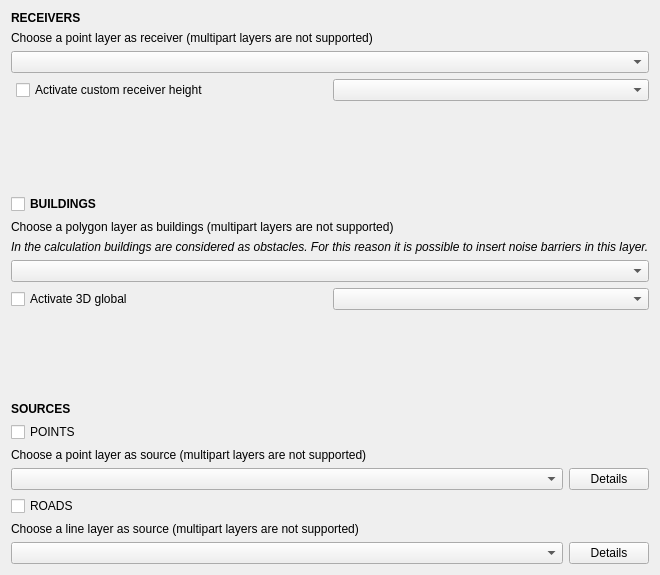
   <widget class="QWidget" name="tabGeometry">
    <attribute name="title">
     <string>Input</string>
    </attribute>
    <layout class="QVBoxLayout" name="verticalLayout_2">
     <item>
      <widget class="QLabel" name="receivers_layer_title">
       <property name="sizePolicy">
        <sizepolicy hsizetype="Fixed" vsizetype="Fixed">
         <horstretch>0</horstretch>
         <verstretch>0</verstretch>
        </sizepolicy>
       </property>
       <property name="font">
        <font>
         <weight>75</weight>
         <bold>true</bold>
        </font>
       </property>
       <property name="text">
        <string>RECEIVERS</string>
       </property>
      </widget>
     </item>
     <item>
      <widget class="QLabel" name="receivers_layer_label">
       <property name="sizePolicy">
        <sizepolicy hsizetype="Fixed" vsizetype="Fixed">
         <horstretch>0</horstretch>
         <verstretch>0</verstretch>
        </sizepolicy>
       </property>
       <property name="text">
        <string>Choose a point layer as receiver (multipart layers are not supported)</string>
       </property>
      </widget>
     </item>
     <item>
      <widget class="QgsMapLayerComboBox" name="receivers_layer_comboBox"/>
     </item>
     <item>
      <layout class="QHBoxLayout" name="HL_3D_receiver">
       <property name="spacing">
        <number>0</number>
       </property>
       <property name="leftMargin">
        <number>5</number>
       </property>
       <property name="bottomMargin">
        <number>0</number>
       </property>
       <item>
        <widget class="QCheckBox" name="height_receiver_check">
         <property name="text">
          <string>Activate custom receiver height</string>
         </property>
        </widget>
       </item>
       <item>
        <widget class="QgsFieldComboBox" name="field_height_receiver"/>
       </item>
      </layout>
     </item>
     <item>
      <spacer name="verticalSpacer">
       <property name="orientation">
        <enum>Qt::Vertical</enum>
       </property>
       <property name="sizeHint" stdset="0">
        <size>
         <width>20</width>
         <height>87</height>
        </size>
       </property>
      </spacer>
     </item>
     <item>
      <layout class="QHBoxLayout" name="horizontalLayout_12">
       <item>
        <widget class="QCheckBox" name="buildings_layer_checkBox">
         <property name="enabled">
          <bool>true</bool>
         </property>
         <property name="font">
          <font>
           <weight>75</weight>
           <bold>true</bold>
          </font>
         </property>
         <property name="text">
          <string>BUILDINGS</string>
         </property>
         <property name="checked">
          <bool>false</bool>
         </property>
        </widget>
       </item>
      </layout>
     </item>
     <item>
      <widget class="QLabel" name="buildings_layer_label">
       <property name="sizePolicy">
        <sizepolicy hsizetype="Fixed" vsizetype="Fixed">
         <horstretch>0</horstretch>
         <verstretch>0</verstretch>
        </sizepolicy>
       </property>
       <property name="text">
        <string>Choose a polygon layer as buildings (multipart layers are not supported)</string>
       </property>
      </widget>
     </item>
     <item>
      <widget class="QLabel" name="buildings_layer_label2">
       <property name="font">
        <font>
         <italic>true</italic>
        </font>
       </property>
       <property name="text">
        <string>In the calculation buildings are considered as obstacles. For this reason it is possible to insert noise barriers in this layer.</string>
       </property>
      </widget>
     </item>
     <item>
      <widget class="QgsMapLayerComboBox" name="buildings_layer_comboBox"/>
     </item>
     <item>
      <layout class="QHBoxLayout" name="HL_3D_building">
       <property name="bottomMargin">
        <number>0</number>
       </property>
       <item>
        <widget class="QCheckBox" name="height_building_check">
         <property name="text">
          <string>Activate 3D global</string>
         </property>
        </widget>
       </item>
       <item>
        <widget class="QgsFieldComboBox" name="field_height_building"/>
       </item>
      </layout>
     </item>
     <item>
      <spacer name="verticalSpacer_2">
       <property name="orientation">
        <enum>Qt::Vertical</enum>
       </property>
       <property name="sizeHint" stdset="0">
        <size>
         <width>20</width>
         <height>86</height>
        </size>
       </property>
      </spacer>
     </item>
     <item>
      <widget class="QLabel" name="sources_layer_title">
       <property name="sizePolicy">
        <sizepolicy hsizetype="Fixed" vsizetype="Fixed">
         <horstretch>0</horstretch>
         <verstretch>0</verstretch>
        </sizepolicy>
       </property>
       <property name="font">
        <font>
         <weight>75</weight>
         <bold>true</bold>
        </font>
       </property>
       <property name="text">
        <string>SOURCES</string>
       </property>
      </widget>
     </item>
     <item>
      <widget class="QCheckBox" name="sources_pts_layer_checkBox">
       <property name="enabled">
        <bool>true</bool>
       </property>
       <property name="text">
        <string>POINTS</string>
       </property>
       <property name="checked">
        <bool>false</bool>
       </property>
      </widget>
     </item>
     <item>
      <widget class="QLabel" name="sources_pts_layer_label">
       <property name="sizePolicy">
        <sizepolicy hsizetype="Fixed" vsizetype="Fixed">
         <horstretch>0</horstretch>
         <verstretch>0</verstretch>
        </sizepolicy>
       </property>
       <property name="text">
        <string>Choose a point layer as source (multipart layers are not supported)</string>
       </property>
      </widget>
     </item>
     <item>
      <layout class="QHBoxLayout" name="horizontalLayout_10">
       <item>
        <widget class="QgsMapLayerComboBox" name="sources_pts_layer_comboBox"/>
       </item>
       <item>
        <widget class="QPushButton" name="sources_pts_pushButton">
         <property name="sizePolicy">
          <sizepolicy hsizetype="Fixed" vsizetype="Fixed">
           <horstretch>0</horstretch>
           <verstretch>0</verstretch>
          </sizepolicy>
         </property>
         <property name="text">
          <string>Details</string>
         </property>
        </widget>
       </item>
      </layout>
     </item>
     <item>
      <widget class="QCheckBox" name="sources_roads_layer_checkBox">
       <property name="enabled">
        <bool>true</bool>
       </property>
       <property name="text">
        <string>ROADS</string>
       </property>
       <property name="checked">
        <bool>false</bool>
       </property>
      </widget>
     </item>
     <item>
      <widget class="QLabel" name="sources_roads_layer_label">
       <property name="sizePolicy">
        <sizepolicy hsizetype="Fixed" vsizetype="Fixed">
         <horstretch>0</horstretch>
         <verstretch>0</verstretch>
        </sizepolicy>
       </property>
       <property name="text">
        <string>Choose a line layer as source (multipart layers are not supported)</string>
       </property>
      </widget>
     </item>
     <item>
      <layout class="QHBoxLayout" name="horizontalLayout_11">
       <item>
        <widget class="QgsMapLayerComboBox" name="sources_roads_layer_comboBox"/>
       </item>
       <item>
        <widget class="QPushButton" name="sources_roads_pushButton">
         <property name="sizePolicy">
          <sizepolicy hsizetype="Fixed" vsizetype="Fixed">
           <horstretch>0</horstretch>
           <verstretch>0</verstretch>
          </sizepolicy>
         </property>
         <property name="text">
          <string>Details</string>
         </property>
        </widget>
       </item>
      </layout>
     </item>
    </layout>
   </widget>
